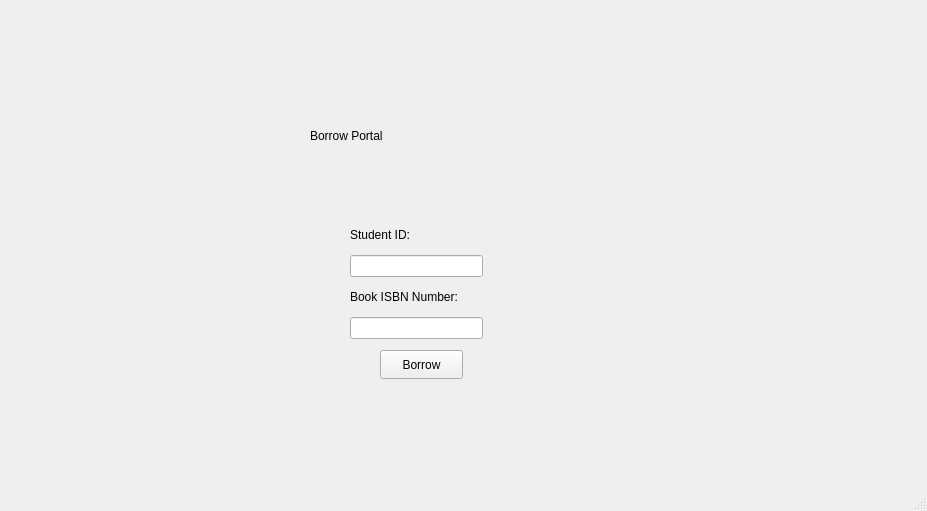
<?xml version="1.0" encoding="UTF-8"?>
<ui version="4.0">
 <class>BorrowScreen</class>
 <widget class="QMainWindow" name="BorrowScreen">
  <property name="geometry">
   <rect>
    <x>0</x>
    <y>0</y>
    <width>927</width>
    <height>511</height>
   </rect>
  </property>
  <property name="windowTitle">
   <string>MainWindow</string>
  </property>
  <widget class="QWidget" name="centralwidget">
   <widget class="QLabel" name="label">
    <property name="geometry">
     <rect>
      <x>310</x>
      <y>60</y>
      <width>481</width>
      <height>151</height>
     </rect>
    </property>
    <property name="text">
     <string>Borrow Portal</string>
    </property>
   </widget>
   <widget class="QWidget" name="layoutWidget">
    <property name="geometry">
     <rect>
      <x>350</x>
      <y>220</y>
      <width>133</width>
      <height>119</height>
     </rect>
    </property>
    <layout class="QVBoxLayout" name="verticalLayout">
     <item>
      <widget class="QLabel" name="label_2">
       <property name="text">
        <string>Student ID:</string>
       </property>
      </widget>
     </item>
     <item>
      <widget class="QLineEdit" name="lineEdit"/>
     </item>
     <item>
      <widget class="QLabel" name="label_3">
       <property name="text">
        <string>Book ISBN Number:</string>
       </property>
      </widget>
     </item>
     <item>
      <widget class="QLineEdit" name="lineEdit_2"/>
     </item>
    </layout>
   </widget>
   <widget class="QPushButton" name="borrowButton">
    <property name="geometry">
     <rect>
      <x>380</x>
      <y>350</y>
      <width>83</width>
      <height>29</height>
     </rect>
    </property>
    <property name="text">
     <string>Borrow</string>
    </property>
   </widget>
  </widget>
  <widget class="QStatusBar" name="statusbar"/>
 </widget>
 <resources/>
 <connections/>
</ui>
